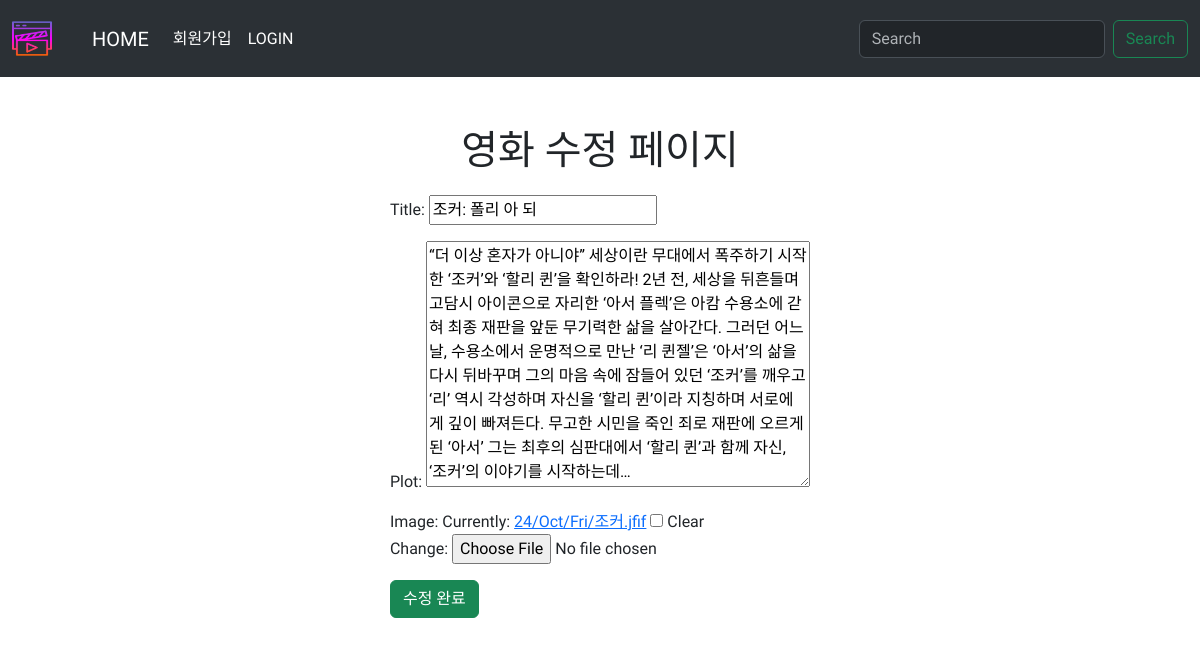
The app's page /movies/5/update/ with its own data.
### movies/models.py (models this page shows)
class Movie(models.Model):
    title = models.CharField(max_length=100)
    plot = models.TextField()
    image = models.ImageField(blank=True, upload_to='%y/%b/%a/')

### movies/views.py (the view)
# urls.py: path('update/', views.update, name='update'),
def update(request, pk):
    movie = Movie.objects.get(pk=pk)
    if request.method == 'POST':
        form = MovieForm(request.POST, request.FILES, instance=movie)
        if form.is_valid():
            form.save()
            return redirect('movies:detail', pk)
    else:
        form = MovieForm(instance=movie)
    context = {
        'movie': movie,
        'form': form,
    }
    return render(request, 'movies/update.html', context)

### movies/forms.py
class MovieForm(forms.ModelForm):
    class Meta:
        model = Movie
        fields = '__all__'

### movies/templates/movies/update.html (shortened to what this page needs)
{% extends "base.html" %}
{% block content %}
<h1>영화 수정 페이지</h1>
  <div class='container'>
    <form action="{% url "movies:update" movie.pk %}" method="POST" enctype='multipart/form-data'>
      {{ form.as_p }}
      <button type="submit" class="btn btn-success">수정 완료</button>
    </form>
  </div>
{% endblock content %}

### templates/base.html (style rules this page uses)
h1 { margin-top: 50px; text-align: center; margin-bottom: 20px; }
.container { display: flex; justify-content: center; align-itemse: center; }
* { font-family: "Gowun Dodum", sans-serif; font-weight: 400; font-style: normal; }

### records on screen
Movie: title "조커: 폴리 아 되", plot "“더 이상 혼자가 아니야” 세상이란 무대에서 폭주하기 시작한 ‘조커’와 ‘할리 퀸’을 확인하라! 2년 전, 세상을 뒤흔들며 고담시 아이콘으로 자리한 ‘아서 플렉’은 아캄 수용소에 갇혀 최종 재판을 앞둔 무기력한 삶을 살아간다. 그러던 어느 날, 수용소에서 운명적으로 만난 ‘리 퀸젤’은 ‘아서’의 삶을 다시 뒤바꾸며 그의 마음 속에 잠들어 있던 ‘조커’를 깨우고 ‘리’ 역시 각성하며 자신을 ‘할리 퀸’이라 지칭하며 서로에게 깊이 빠져든다. 무고한 시민을 죽인 죄로 재판에 오르게 된 ‘아서’ 그는 최후의 심판대에서 ‘할리 퀸’과 함께 자신, ‘조커’의 이야기를 시작하는데…"
